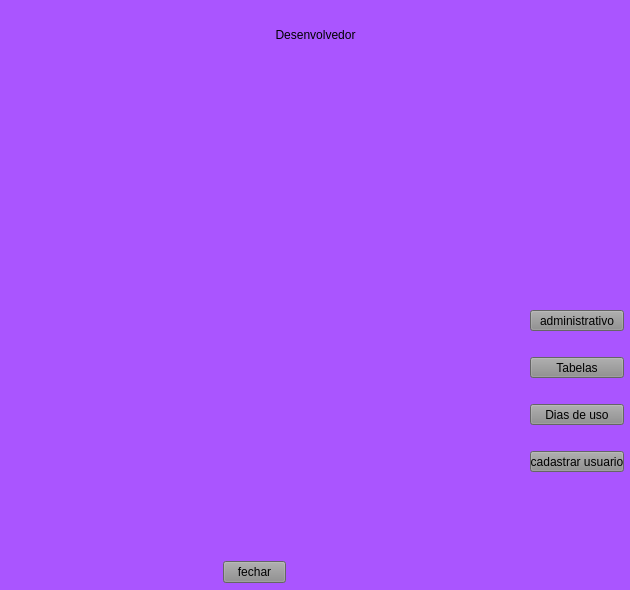
<?xml version="1.0" encoding="UTF-8"?>
<ui version="4.0">
 <class>Form</class>
 <widget class="QWidget" name="Form">
  <property name="geometry">
   <rect>
    <x>0</x>
    <y>0</y>
    <width>630</width>
    <height>590</height>
   </rect>
  </property>
  <property name="windowTitle">
   <string>Form</string>
  </property>
  <property name="styleSheet">
   <string notr="true">background-color: rgb(170, 85, 255);</string>
  </property>
  <widget class="QLabel" name="lb_desenvolvedor">
   <property name="geometry">
    <rect>
     <x>10</x>
     <y>10</y>
     <width>611</width>
     <height>51</height>
    </rect>
   </property>
   <property name="text">
    <string>&lt;html&gt;&lt;head/&gt;&lt;body&gt;&lt;p align=&quot;center&quot;&gt;Desenvolvedor&lt;/p&gt;&lt;/body&gt;&lt;/html&gt;</string>
   </property>
  </widget>
  <widget class="QWidget" name="">
   <property name="geometry">
    <rect>
     <x>530</x>
     <y>290</y>
     <width>94</width>
     <height>264</height>
    </rect>
   </property>
   <layout class="QVBoxLayout" name="verticalLayout">
    <item>
     <widget class="QLabel" name="label_7">
      <property name="text">
       <string/>
      </property>
     </widget>
    </item>
    <item>
     <widget class="QPushButton" name="bt_adm">
      <property name="styleSheet">
       <string notr="true">background-color: rgb(141, 141, 141);</string>
      </property>
      <property name="text">
       <string>administrativo</string>
      </property>
     </widget>
    </item>
    <item>
     <widget class="QLabel" name="label_3">
      <property name="text">
       <string/>
      </property>
     </widget>
    </item>
    <item>
     <widget class="QPushButton" name="bt_tables">
      <property name="styleSheet">
       <string notr="true">background-color: rgb(141, 141, 141);</string>
      </property>
      <property name="text">
       <string>Tabelas</string>
      </property>
     </widget>
    </item>
    <item>
     <widget class="QLabel" name="label_6">
      <property name="text">
       <string/>
      </property>
     </widget>
    </item>
    <item>
     <widget class="QPushButton" name="bt_dias">
      <property name="styleSheet">
       <string notr="true">background-color: rgb(141, 141, 141);</string>
      </property>
      <property name="text">
       <string>Dias de uso</string>
      </property>
     </widget>
    </item>
    <item>
     <widget class="QLabel" name="label_8">
      <property name="text">
       <string/>
      </property>
     </widget>
    </item>
    <item>
     <widget class="QPushButton" name="bt_cadstro">
      <property name="styleSheet">
       <string notr="true">background-color: rgb(141, 141, 141);</string>
      </property>
      <property name="text">
       <string>cadastrar usuario</string>
      </property>
     </widget>
    </item>
    <item>
     <widget class="QLabel" name="label_5">
      <property name="text">
       <string/>
      </property>
     </widget>
    </item>
    <item>
     <widget class="QLabel" name="label_2">
      <property name="text">
       <string/>
      </property>
     </widget>
    </item>
    <item>
     <widget class="QLabel" name="label_4">
      <property name="text">
       <string/>
      </property>
     </widget>
    </item>
    <item>
     <widget class="QLabel" name="label_9">
      <property name="text">
       <string/>
      </property>
     </widget>
    </item>
   </layout>
  </widget>
  <widget class="QWidget" name="">
   <property name="geometry">
    <rect>
     <x>210</x>
     <y>560</y>
     <width>89</width>
     <height>25</height>
    </rect>
   </property>
   <layout class="QHBoxLayout" name="horizontalLayout">
    <item>
     <widget class="QLabel" name="label">
      <property name="text">
       <string/>
      </property>
     </widget>
    </item>
    <item>
     <widget class="QPushButton" name="bt_close">
      <property name="styleSheet">
       <string notr="true">background-color: rgb(141, 141, 141);</string>
      </property>
      <property name="text">
       <string>fechar</string>
      </property>
     </widget>
    </item>
    <item>
     <widget class="QLabel" name="label_10">
      <property name="text">
       <string/>
      </property>
     </widget>
    </item>
   </layout>
  </widget>
 </widget>
 <resources/>
 <connections/>
</ui>
